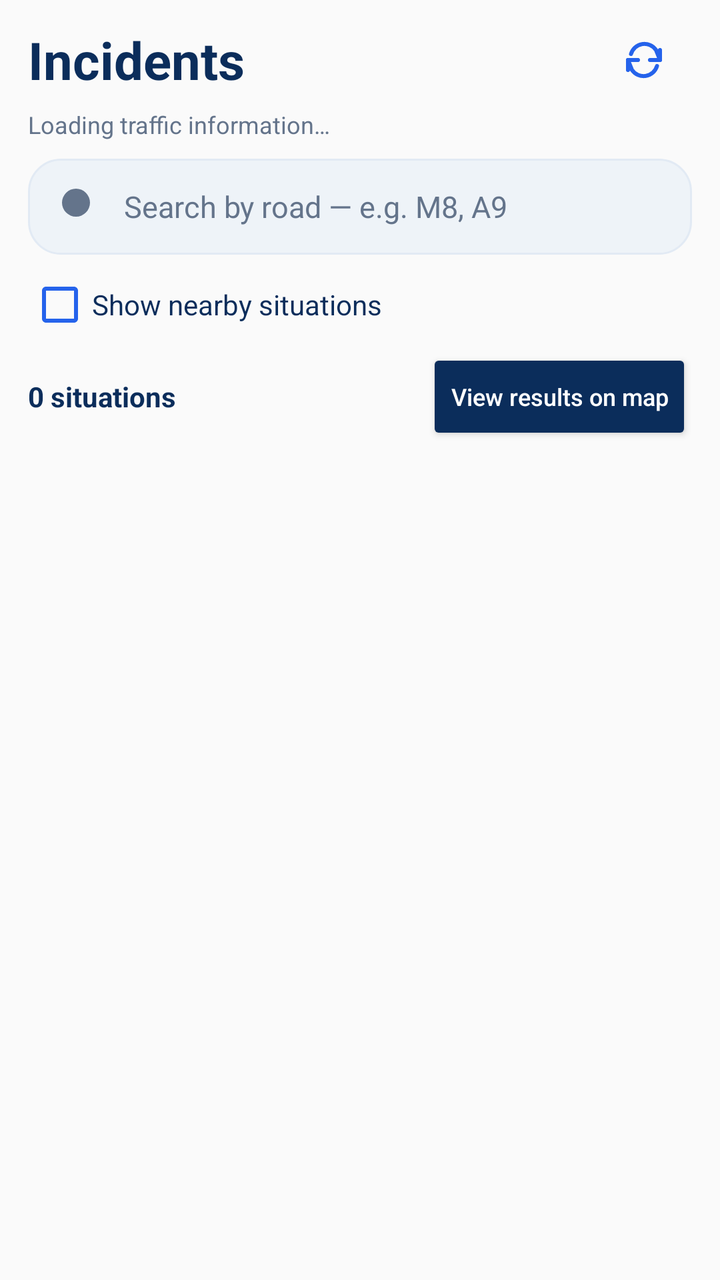
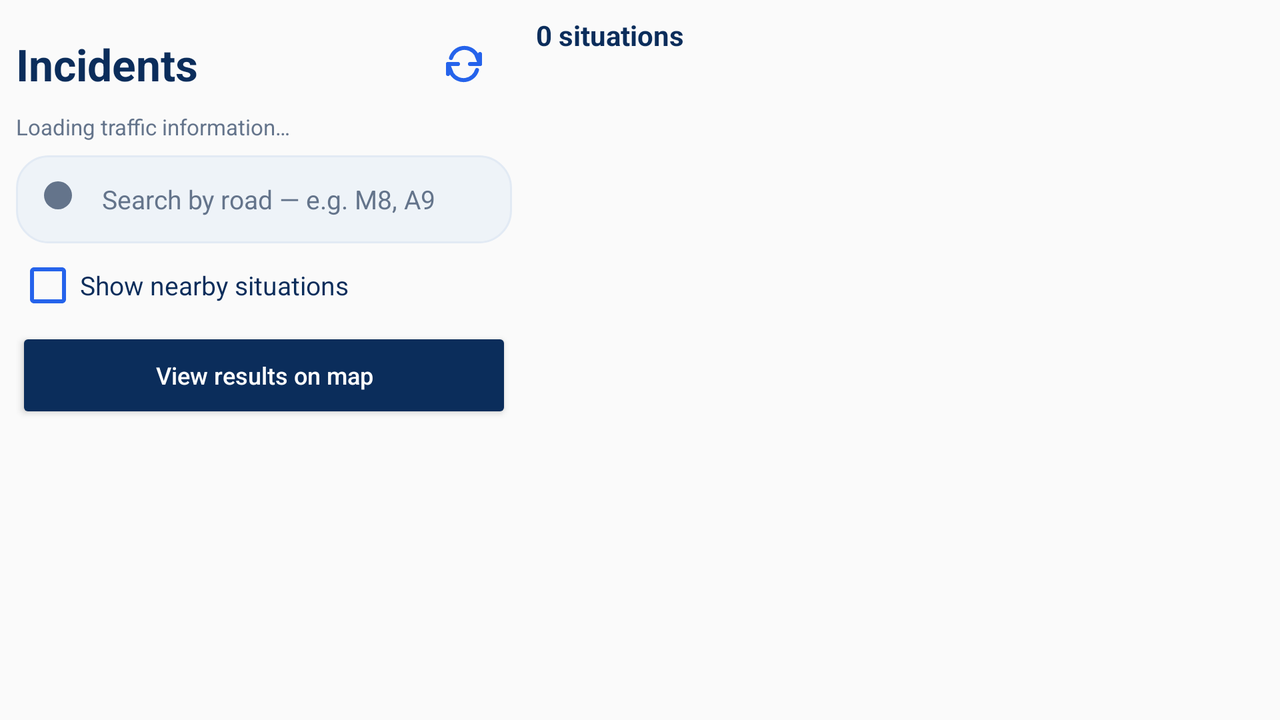

Two renders of one Android screen. The first uses the default layout on a phone; the second uses the alternative layout the repository ships for a different screen configuration, on a matching device. The two XML files are below.
<!-- AndroidManifest.xml: application theme Theme.TrafficScotlandExplorer -->
<!-- res/layout/fragment_traffic_list.xml -->
<?xml version="1.0" encoding="utf-8"?>
<LinearLayout xmlns:android="http://schemas.android.com/apk/res/android"
    android:layout_width="match_parent"
    android:layout_height="match_parent"
    android:orientation="vertical"
    android:paddingStart="14dp"
    android:paddingEnd="14dp"
    android:paddingTop="6dp">

    <LinearLayout
        android:layout_width="match_parent"
        android:layout_height="wrap_content"
        android:gravity="center_vertical"
        android:orientation="horizontal">

        <TextView
            android:id="@+id/listTitle"
            android:layout_width="0dp"
            android:layout_height="wrap_content"
            android:layout_weight="1"
            android:text="@string/incidents"
            android:textColor="@color/navy"
            android:textSize="26sp"
            android:textStyle="bold" />

        <ImageButton
            android:id="@+id/listRefresh"
            android:layout_width="48dp"
            android:layout_height="48dp"
            android:background="?attr/selectableItemBackgroundBorderless"
            android:contentDescription="@string/refresh_content_description"
            android:padding="12dp"
            android:src="@drawable/ic_refresh"
            android:tint="@color/accent" />
    </LinearLayout>

    <TextView
        android:id="@+id/listSource"
        android:layout_width="match_parent"
        android:layout_height="wrap_content"
        android:ellipsize="end"
        android:maxLines="2"
        android:text="@string/loading"
        android:textColor="@color/subtitle"
        android:textSize="12sp" />

    <ProgressBar
        android:id="@+id/listProgress"
        style="@android:style/Widget.ProgressBar.Horizontal"
        android:layout_width="match_parent"
        android:layout_height="4dp"
        android:layout_marginTop="6dp"
        android:indeterminate="true"
        android:indeterminateTint="@color/accent"
        android:importantForAccessibility="no"
        android:visibility="gone" />

    <EditText
        android:id="@+id/roadSearch"
        android:layout_width="match_parent"
        android:layout_height="48dp"
        android:layout_marginTop="9dp"
        android:background="@drawable/bg_input"
        android:drawableStart="@drawable/ic_search"
        android:drawableTint="@color/subtitle"
        android:drawablePadding="10dp"
        android:hint="@string/search_road"
        android:inputType="textCapCharacters"
        android:paddingStart="14dp"
        android:paddingEnd="14dp"
        android:singleLine="true"
        android:textColor="@color/ink"
        android:textColorHint="@color/subtitle"
        android:textSize="15sp" />

    <CheckBox
        android:id="@+id/nearbyOnly"
        android:layout_width="match_parent"
        android:layout_height="44dp"
        android:layout_marginTop="3dp"
        android:buttonTint="@color/accent"
        android:text="@string/nearby_filter"
        android:textColor="@color/navy"
        android:textSize="14sp" />

    <LinearLayout
        android:id="@+id/nearbyRadiusPanel"
        android:layout_width="match_parent"
        android:layout_height="wrap_content"
        android:orientation="vertical"
        android:visibility="gone">

        <TextView
            android:id="@+id/radiusLabel"
            android:layout_width="match_parent"
            android:layout_height="wrap_content"
            android:text="@string/nearby_radius_default"
            android:textColor="@color/subtitle"
            android:textSize="12sp" />

        <SeekBar
            android:id="@+id/nearbyRadius"
            android:layout_width="match_parent"
            android:layout_height="wrap_content"
            android:contentDescription="@string/radius_description"
            android:max="195"
            android:progress="20" />
    </LinearLayout>

    <LinearLayout
        android:layout_width="match_parent"
        android:layout_height="wrap_content"
        android:gravity="center_vertical"
        android:orientation="horizontal">

        <TextView
            android:id="@+id/listCount"
            android:layout_width="0dp"
            android:layout_height="wrap_content"
            android:layout_weight="1"
            android:text="@string/results_count_placeholder"
            android:textColor="@color/navy"
            android:textSize="14sp"
            android:textStyle="bold" />

        <Button
            android:id="@+id/mapResults"
            android:layout_width="wrap_content"
            android:layout_height="48dp"
            android:minHeight="48dp"
            android:text="@string/map_results"
            android:textAllCaps="false"
            android:backgroundTint="@color/navy"
            android:textColor="@color/white"
            android:textSize="12sp" />
    </LinearLayout>

    <FrameLayout
        android:layout_width="match_parent"
        android:layout_height="0dp"
        android:layout_weight="1">

        <ListView
            android:id="@+id/situationList"
            android:layout_width="match_parent"
            android:layout_height="match_parent"
            android:cacheColorHint="@android:color/transparent"
            android:clipToPadding="false"
            android:divider="@android:color/transparent"
            android:dividerHeight="10dp"
            android:paddingBottom="12dp"
            android:scrollbars="vertical" />

        <TextView
            android:id="@+id/listEmptyMessage"
            android:layout_width="match_parent"
            android:layout_height="wrap_content"
            android:layout_gravity="center"
            android:gravity="center"
            android:padding="16dp"
            android:text="@string/loading"
            android:textColor="@color/subtitle"
            android:textSize="15sp"
            android:visibility="gone" />
    </FrameLayout>
</LinearLayout>
<!-- resources referenced by this layout -->
<resources>
  <color name="accent">#2563EB</color>
  <color name="ink">#182C4C</color>
  <color name="navy">#0B2D5B</color>
  <color name="subtitle">#64748B</color>
  <color name="white">#FFFFFF</color>
  <!-- drawable bg_input (drawable) -->
  <?xml version="1.0" encoding="utf-8"?>
  <shape xmlns:android="http://schemas.android.com/apk/res/android">
      <solid android:color="@color/soft_slate" />
      <corners android:radius="16dp" />
      <stroke android:width="1dp" android:color="#E2EAF4" />
  </shape>
  <!-- drawable ic_refresh (drawable) -->
  <?xml version="1.0" encoding="utf-8"?>
  <vector xmlns:android="http://schemas.android.com/apk/res/android"
      android:width="24dp"
      android:height="24dp"
      android:viewportWidth="24"
      android:viewportHeight="24">
      <path
          android:fillColor="@android:color/transparent"
          android:strokeColor="#2563EB"
          android:strokeLineCap="round"
          android:strokeLineJoin="round"
          android:strokeWidth="2"
          android:pathData="M20,7v5h-5" />
      <path
          android:fillColor="@android:color/transparent"
          android:strokeColor="#2563EB"
          android:strokeLineCap="round"
          android:strokeLineJoin="round"
          android:strokeWidth="2"
          android:pathData="M4,17v-5h5" />
      <path
          android:fillColor="@android:color/transparent"
          android:strokeColor="#2563EB"
          android:strokeLineCap="round"
          android:strokeWidth="2"
          android:pathData="M5.5,9a7,7 0,0 1,12.5 -2L20,12" />
      <path
          android:fillColor="@android:color/transparent"
          android:strokeColor="#2563EB"
          android:strokeLineCap="round"
          android:strokeWidth="2"
          android:pathData="M18.5,15a7,7 0,0 1,-12.5 2L4,12" />
  </vector>
  <!-- drawable ic_search (drawable) -->
  <?xml version="1.0" encoding="utf-8"?>
  <vector xmlns:android="http://schemas.android.com/apk/res/android"
      android:width="24dp" android:height="24dp"
      android:viewportWidth="24" android:viewportHeight="24">
      <path android:fillColor="#FF0B2D5B" android:pathData="M10,3 A7,7 0,1 1,10,17 A7,7 0,1 1,10,3 M15,15 L21,21" />
  </vector>
  <string name="incidents">Incidents</string>
  <string name="loading">Loading traffic information…</string>
  <string name="map_results">View results on map</string>
  <string name="nearby_filter">Show nearby situations</string>
  <string name="nearby_radius_default">25 km from Glasgow city centre (fixed reference)</string>
  <string name="radius_description">Nearby search radius in kilometres</string>
  <string name="refresh_content_description">Refresh traffic information</string>
  <string name="results_count_placeholder">0 situations</string>
  <string name="search_road">Search by road — e.g. M8, A9</string>
  <style name="Theme.TrafficScotlandExplorer" parent="Theme.AppCompat.Light.NoActionBar">
          <item name="colorPrimary">@color/accent</item>
          <item name="colorAccent">@color/accent</item>
          <item name="android:statusBarColor">@color/background</item>
          <item name="android:windowLightStatusBar">true</item>
      </style>
  <color name="soft_slate">#EEF3F8</color>
  <color name="background">#F3F7FC</color>
</resources>
<!-- res/layout-land/fragment_traffic_list.xml (the repository's variant of the layout above) -->
<!-- drawn on the phone turned sideways -->
<?xml version="1.0" encoding="utf-8"?>
<LinearLayout xmlns:android="http://schemas.android.com/apk/res/android"
    android:layout_width="match_parent"
    android:layout_height="match_parent"
    android:orientation="horizontal"
    android:padding="8dp">

    <LinearLayout
        android:layout_width="248dp"
        android:layout_height="match_parent"
        android:layout_marginEnd="10dp"
        android:orientation="vertical">

        <LinearLayout
            android:layout_width="match_parent"
            android:layout_height="wrap_content"
            android:gravity="center_vertical"
            android:orientation="horizontal">

            <TextView
                android:id="@+id/listTitle"
                android:layout_width="0dp"
                android:layout_height="wrap_content"
                android:layout_weight="1"
                android:text="@string/incidents"
                android:textColor="@color/navy"
                android:textSize="22sp"
                android:textStyle="bold" />

            <ImageButton
                android:id="@+id/listRefresh"
                android:layout_width="48dp"
                android:layout_height="48dp"
                android:background="?attr/selectableItemBackgroundBorderless"
                android:contentDescription="@string/refresh_content_description"
                android:padding="12dp"
                android:src="@drawable/ic_refresh"
                android:tint="@color/accent" />
        </LinearLayout>

        <TextView
            android:id="@+id/listSource"
            android:layout_width="match_parent"
            android:layout_height="wrap_content"
            android:ellipsize="end"
            android:maxLines="2"
            android:text="@string/loading"
            android:textColor="@color/subtitle"
            android:textSize="11sp" />

    <ProgressBar
        android:id="@+id/listProgress"
        style="@android:style/Widget.ProgressBar.Horizontal"
        android:layout_width="match_parent"
        android:layout_height="4dp"
        android:layout_marginTop="6dp"
        android:indeterminate="true"
        android:indeterminateTint="@color/accent"
        android:importantForAccessibility="no"
        android:visibility="gone" />

        <EditText
            android:id="@+id/roadSearch"
            android:layout_width="match_parent"
            android:layout_height="44dp"
            android:layout_marginTop="7dp"
            android:background="@drawable/bg_input"
            android:drawableStart="@drawable/ic_search"
            android:drawableTint="@color/subtitle"
            android:drawablePadding="8dp"
            android:hint="@string/search_road"
            android:inputType="textCapCharacters"
            android:paddingHorizontal="11dp"
            android:singleLine="true"
            android:textColor="@color/ink"
            android:textColorHint="@color/subtitle"
            android:textSize="13sp" />

        <CheckBox
            android:id="@+id/nearbyOnly"
            android:layout_width="match_parent"
            android:layout_height="42dp"
            android:buttonTint="@color/accent"
        android:text="@string/nearby_filter"
            android:textColor="@color/navy"
            android:textSize="13sp" />

        <LinearLayout
            android:id="@+id/nearbyRadiusPanel"
            android:layout_width="match_parent"
            android:layout_height="wrap_content"
            android:orientation="vertical"
            android:visibility="gone">

            <TextView
                android:id="@+id/radiusLabel"
                android:layout_width="match_parent"
                android:layout_height="wrap_content"
                android:text="@string/nearby_radius_default"
                android:textColor="@color/subtitle"
                android:textSize="11sp" />

            <SeekBar
                android:id="@+id/nearbyRadius"
                android:layout_width="match_parent"
                android:layout_height="wrap_content"
                android:contentDescription="@string/radius_description"
                android:max="195"
                android:progress="20" />
        </LinearLayout>

        <Button
            android:id="@+id/mapResults"
            android:layout_width="match_parent"
            android:layout_height="48dp"
            android:minHeight="48dp"
            android:text="@string/map_results"
            android:textAllCaps="false"
            android:backgroundTint="@color/navy"
            android:textColor="@color/white"
            android:textSize="12sp" />
    </LinearLayout>

    <LinearLayout
        android:layout_width="0dp"
        android:layout_height="match_parent"
        android:layout_weight="1"
        android:orientation="vertical">

        <TextView
            android:id="@+id/listCount"
            android:layout_width="match_parent"
            android:layout_height="wrap_content"
            android:paddingStart="2dp"
            android:paddingBottom="8dp"
            android:text="@string/results_count_placeholder"
            android:textColor="@color/navy"
            android:textSize="14sp"
            android:textStyle="bold" />

        <FrameLayout
            android:layout_width="match_parent"
            android:layout_height="0dp"
            android:layout_weight="1">

            <ListView
                android:id="@+id/situationList"
                android:layout_width="match_parent"
                android:layout_height="match_parent"
                android:cacheColorHint="@android:color/transparent"
                android:clipToPadding="false"
                android:divider="@android:color/transparent"
                android:dividerHeight="10dp"
                android:paddingBottom="8dp"
                android:scrollbars="vertical" />

            <TextView
                android:id="@+id/listEmptyMessage"
                android:layout_width="match_parent"
                android:layout_height="wrap_content"
                android:layout_gravity="center"
                android:gravity="center"
                android:padding="14dp"
                android:text="@string/loading"
                android:textColor="@color/subtitle"
                android:textSize="15sp"
                android:visibility="gone" />
        </FrameLayout>
    </LinearLayout>
</LinearLayout>
